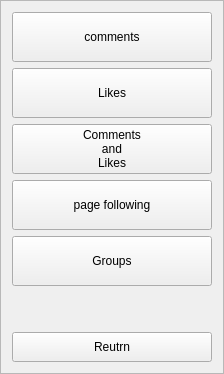
         <widget class="QFrame" name="frame">
          <property name="frameShape">
           <enum>QFrame::StyledPanel</enum>
          </property>
          <property name="frameShadow">
           <enum>QFrame::Raised</enum>
          </property>
          <layout class="QVBoxLayout" name="verticalLayout">
           <item>
            <widget class="QPushButton" name="comments_btn">
             <property name="minimumSize">
              <size>
               <width>200</width>
               <height>50</height>
              </size>
             </property>
             <property name="text">
              <string>comments</string>
             </property>
            </widget>
           </item>
           <item>
            <widget class="QPushButton" name="likes_btn">
             <property name="minimumSize">
              <size>
               <width>200</width>
               <height>50</height>
              </size>
             </property>
             <property name="text">
              <string>Likes</string>
             </property>
            </widget>
           </item>
           <item>
            <widget class="QPushButton" name="comments_likes_btn">
             <property name="minimumSize">
              <size>
               <width>200</width>
               <height>50</height>
              </size>
             </property>
             <property name="text">
              <string>Comments
and
Likes</string>
             </property>
            </widget>
           </item>
           <item>
            <widget class="QPushButton" name="page_following_btn">
             <property name="minimumSize">
              <size>
               <width>200</width>
               <height>50</height>
              </size>
             </property>
             <property name="text">
              <string>page following</string>
             </property>
            </widget>
           </item>
           <item>
            <widget class="QPushButton" name="groups_btn">
             <property name="minimumSize">
              <size>
               <width>200</width>
               <height>50</height>
              </size>
             </property>
             <property name="text">
              <string>Groups</string>
             </property>
            </widget>
           </item>
           <item>
            <spacer name="verticalSpacer">
             <property name="orientation">
              <enum>Qt::Vertical</enum>
             </property>
             <property name="sizeHint" stdset="0">
              <size>
               <width>20</width>
               <height>40</height>
              </size>
             </property>
            </spacer>
           </item>
           <item>
            <widget class="QPushButton" name="return_btn">
             <property name="minimumSize">
              <size>
               <width>200</width>
               <height>30</height>
              </size>
             </property>
             <property name="maximumSize">
              <size>
               <width>150</width>
               <height>16777215</height>
              </size>
             </property>
             <property name="styleSheet">
              <string notr="true"/>
             </property>
             <property name="text">
              <string>Reutrn</string>
             </property>
            </widget>
           </item>
          </layout>
         </widget>
